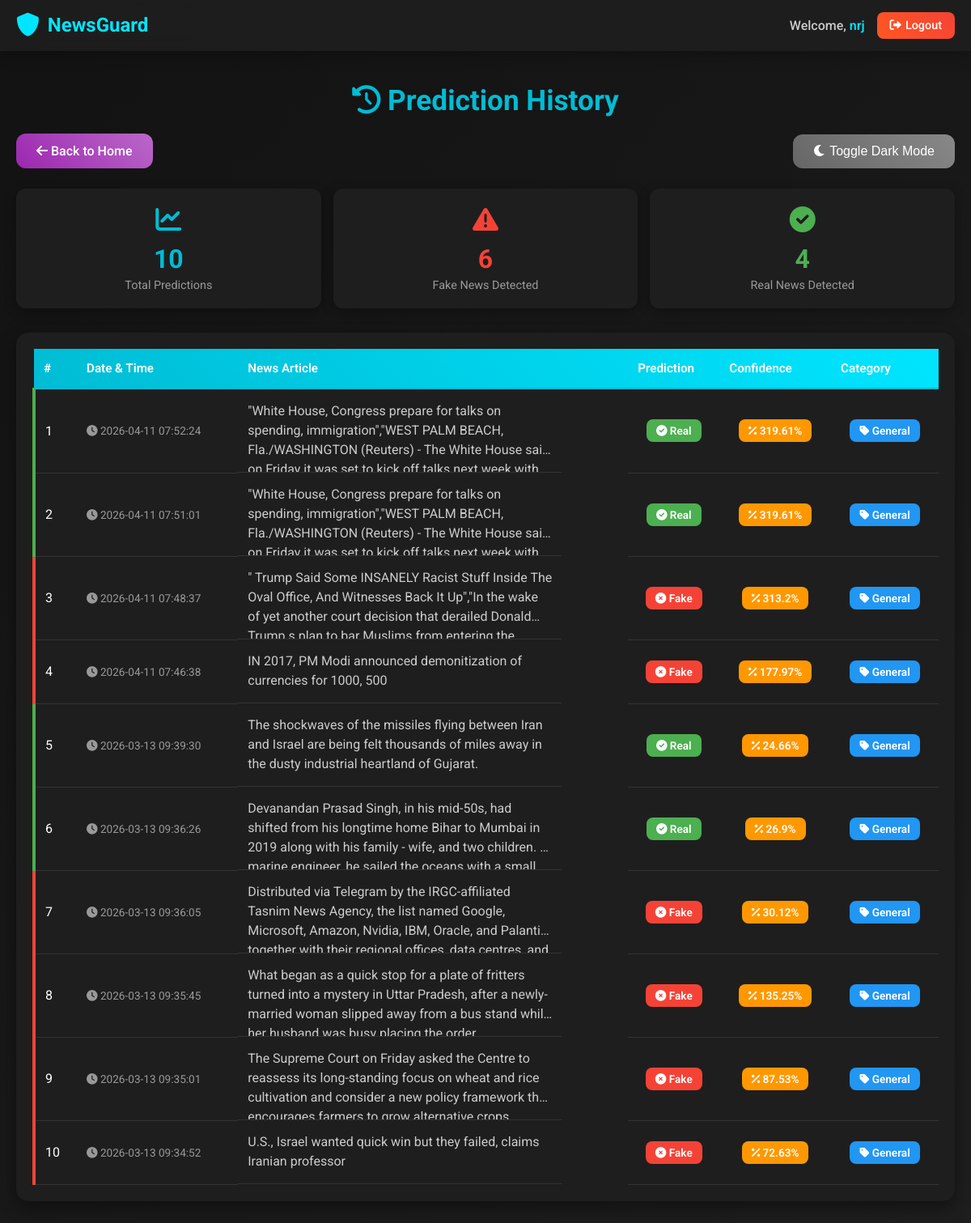
The page /history (signed in) on the database its author committed.
### tables this page shows
CREATE TABLE predictions (
            id INTEGER PRIMARY KEY AUTOINCREMENT,
            user_id INTEGER NOT NULL,
            news TEXT NOT NULL,
            prediction TEXT NOT NULL,
            confidence REAL,
            category TEXT,
            timestamp TIMESTAMP DEFAULT CURRENT_TIMESTAMP,
            FOREIGN KEY (user_id) REFERENCES users (id)
        );

### app.py (the view)
@app.route('/history')
def history():
    if not is_logged_in():
        return redirect(url_for('login'))
    conn = sqlite3.connect('users.db')
    cursor = conn.cursor()
    cursor.execute('''
        SELECT news, prediction, confidence, category, timestamp
        FROM predictions
        WHERE user_id = ?
        ORDER BY timestamp DESC
        LIMIT 10
    ''', (session['user_id'],))
    predictions = cursor.fetchall()
    conn.close()
    history_data = []
    for pred in predictions:
        history_data.append({
            'news': pred[0],
            'prediction': pred[1],
            'confidence': f"{pred[2]}%" if pred[2] else None,
            'category': pred[3],
            'timestamp': pred[4]
        })
    return render_template('history.html', history=history_data, username=session.get('username'))

### app.py (called while the page is built)
def is_logged_in():
    return 'user_id' in session

### templates/history.html (shortened to what this page needs)
<!DOCTYPE html>
<html lang="en">
<head>
    <link href="https://cdnjs.cloudflare.com/ajax/libs/font-awesome/6.0.0/css/all.min.css" rel="stylesheet">
</head>
<body>
    <div class="header">
        <div class="header-content">
            <div class="logo-section">
                <i class="fas fa-shield-alt logo-icon"></i>
                <span class="logo-text">NewsGuard</span>
            </div>
            <div class="user-section">
                <span class="welcome-text">Welcome, <span class="user-name">{{ username }}</span></span>
                <a href="/logout" class="logout-btn">
                    <i class="fas fa-sign-out-alt"></i>
                    Logout
                </a>
            </div>
        </div>
    </div>
    <h1><i class="fas fa-history"></i> Prediction History</h1>
    <div class="container">
        <div class="controls">
            <a href="/" class="btn btn-back">
                <i class="fas fa-arrow-left"></i> Back to Home
            </a>
            <button class="btn btn-secondary" onclick="toggleDarkMode()">
                <i class="fas fa-moon"></i> Toggle Dark Mode
            </button>
        </div>
        {% if history %}
        <div class="stats-container">
            <div class="stat-card total">
                <div class="stat-icon"><i class="fas fa-chart-line"></i></div>
                <div class="stat-value">{{ history|length }}</div>
                <div class="stat-label">Total Predictions</div>
            </div>
            <div class="stat-card fake">
                <div class="stat-icon"><i class="fas fa-exclamation-triangle"></i></div>
                <div class="stat-value">{{ history|selectattr('prediction', 'equalto', 'FAKE')|list|length }}</div>
                <div class="stat-label">Fake News Detected</div>
            </div>
            <div class="stat-card real">
                <div class="stat-icon"><i class="fas fa-check-circle"></i></div>
                <div class="stat-value">{{ history|selectattr('prediction', 'equalto', 'REAL')|list|length }}</div>
                <div class="stat-label">Real News Detected</div>
            </div>
        </div>
        {% endif %}
        {% if history %}
        <div class="table-container">
            <table class="history-table">
                <thead>
                    <tr>
                        <th>#</th>
                        <th>Date & Time</th>
                        <th>News Article</th>
                        <th>Prediction</th>
                        <th>Confidence</th>
                        <th>Category</th>
                    </tr>
                </thead>
                <tbody>
                    {% for item in history %}
                    <tr class="{{ 'fake-row' if item.prediction == 'FAKE' else 'real-row' }}">
                        <td>{{ loop.index }}</td>
                        <td class="timestamp-cell">
                            <i class="fas fa-clock"></i> {{ item.timestamp }}
                        </td>
                        <td class="news-cell">{{ item.news }}</td>
                        <td class="prediction-cell">
                            <span class="badge {{ 'badge-fake' if item.prediction == 'FAKE' else 'badge-real' }}">
                                {% if item.prediction == 'FAKE' %}
                                    <i class="fas fa-times-circle"></i> Fake
                                {% else %}
                                    <i class="fas fa-check-circle"></i> Real
                                {% endif %}
                            </span>
                        </td>
                        <td class="confidence-cell">
                            {% if item.confidence %}
                                <span class="badge badge-confidence">
                                    <i class="fas fa-percentage"></i> {{ item.confidence }}
                                </span>
                            {% else %}
                                -
                            {% endif %}
                        </td>
                        <td class="category-cell">
                            {% if item.category %}
                                <span class="badge badge-category">
                                    <i class="fas fa-tag"></i> {{ item.category }}
                                </span>
                            {% else %}
                                -
                            {% endif %}
                        </td>
                    </tr>
                    {% endfor %}
                </tbody>
            </table>
        </div>
        {% endif %}
    </div>
</body>
</html>

### rows shown on the page
predictions: timestamp "2026-04-11 07:52:24", news "\"White House, Congress prepare for talks on spending, immigration\",\"WEST PALM BEACH, Fla./WASHINGTON (Reuters) - The White House…", prediction "REAL" (drawn), confidence "319.61%", category "General"
predictions: timestamp "2026-04-11 07:51:01", news "\"White House, Congress prepare for talks on spending, immigration\",\"WEST PALM BEACH, Fla./WASHINGTON (Reuters) - The White House…", prediction "REAL" (drawn), confidence "319.61%", category "General"
predictions: timestamp "2026-04-11 07:48:37", news "\" Trump Said Some INSANELY Racist Stuff Inside The Oval Office, And Witnesses Back It Up\",\"In the wake of yet another court decision that derailed…", prediction "FAKE" (drawn), confidence "313.2%", category "General"
predictions: timestamp "2026-04-11 07:46:38", news "IN 2017, PM Modi announced demonitization of currencies for 1000, 500", prediction "FAKE" (drawn), confidence "177.97%", category "General"
predictions: timestamp "2026-03-13 09:39:30", news "The shockwaves of the missiles flying between Iran and Israel are being felt thousands of miles away in the dusty industrial heartland of Gujarat.", prediction "REAL" (drawn), confidence "24.66%", category "General"
predictions: timestamp "2026-03-13 09:36:26", news "Devanandan Prasad Singh, in his mid-50s, had shifted from his longtime home Bihar to Mumbai in 2019 along with his family - wife, and two children.…", prediction "REAL" (drawn), confidence "26.9%", category "General"
predictions: timestamp "2026-03-13 09:36:05", news "Distributed via Telegram by the IRGC-affiliated Tasnim News Agency, the list named Google, Microsoft, Amazon, Nvidia, IBM, Oracle, and Palantir…", prediction "FAKE" (drawn), confidence "30.12%", category "General"
predictions: timestamp "2026-03-13 09:35:45", news "What began as a quick stop for a plate of fritters turned into a mystery in Uttar Pradesh, after a newly-married woman slipped away from a bus stand…", prediction "FAKE" (drawn), confidence "135.25%", category "General"
predictions: timestamp "2026-03-13 09:35:01", news "The Supreme Court on Friday asked the Centre to reassess its long-standing focus on wheat and rice cultivation and consider a new policy framework…", prediction "FAKE" (drawn), confidence "87.53%", category "General"
predictions: timestamp "2026-03-13 09:34:52", news "U.S., Israel wanted quick win but they failed, claims Iranian professor", prediction "FAKE" (drawn), confidence "72.63%", category "General"

### other values the page prints
{{ username }} "nrj"
{{ history|length }} "10"
{{ history|selectattr('prediction', 'equalto', 'FAKE')|list|length }} "6"
{{ history|selectattr('prediction', 'equalto', 'REAL')|list|length }} "4"
